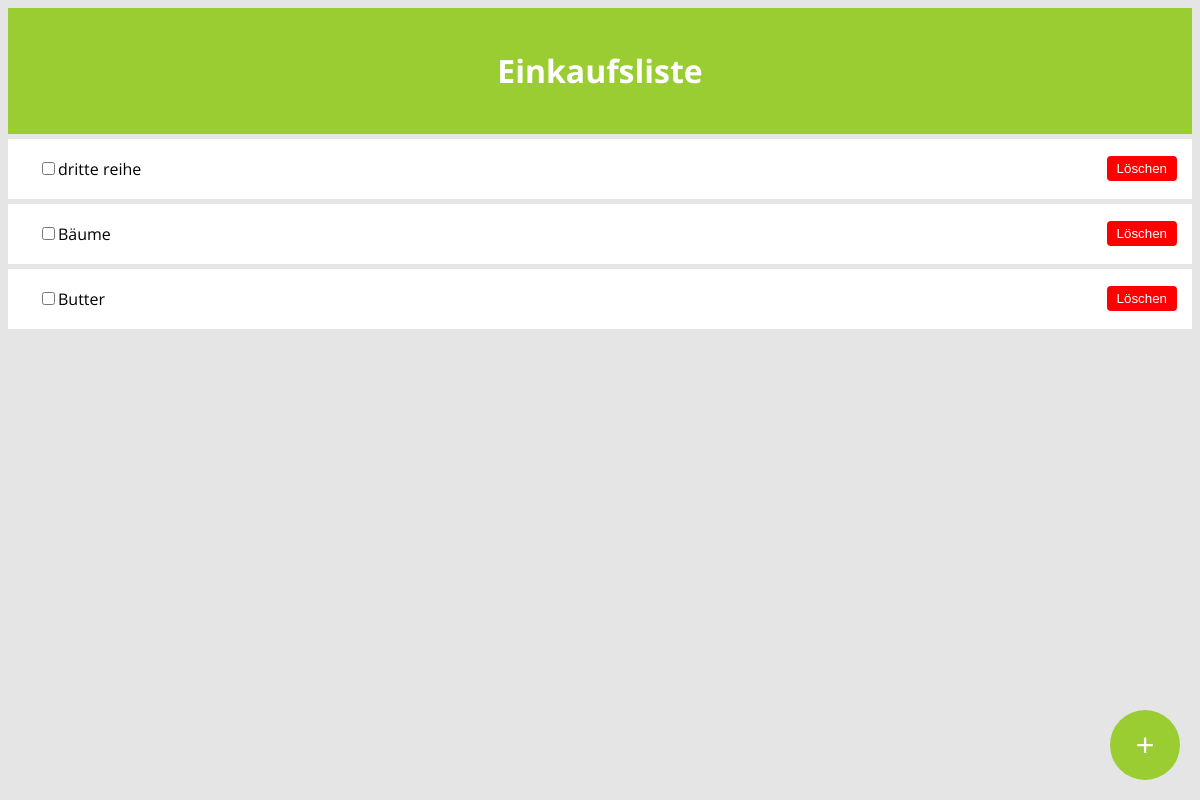
Before: /mylist/ with the older database file.
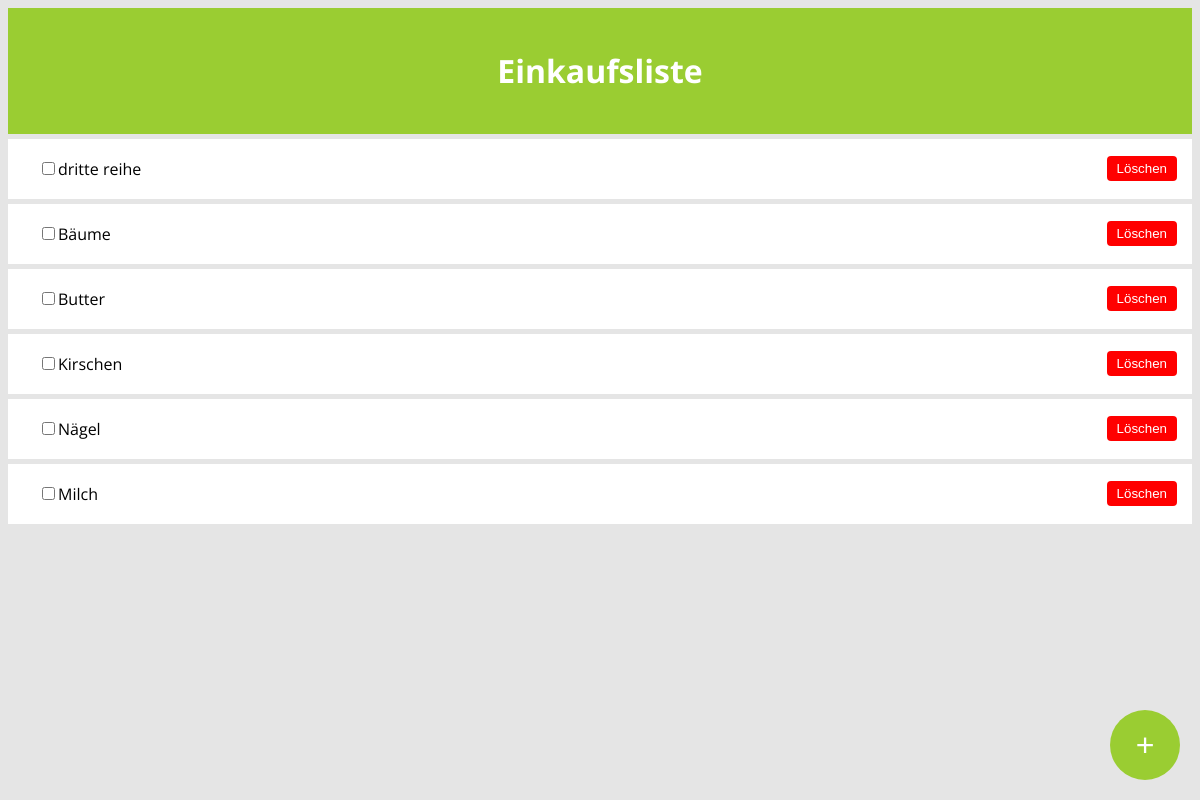
After: the same page with the newer database file.
### mylist/models.py (models this page shows, shortened)
class ShoppingItem(models.Model):
    created_at = models.DateField(default=date.today)
    name = models.CharField(max_length=255)
    done = models.BooleanField(default=False)

### mylist/views.py (the view)
# urls.py: path('mylist/', mylist),
def mylist(request):
    if request.method == 'POST':
        print('Received data:', request.POST['itemName'])
        ShoppingItem.objects.create(name=request.POST['itemName'])
    all_items = ShoppingItem.objects.all()
    return render(request, 'shopping_list.html', {'all_items': all_items})

### mylist/templates/shopping_list.html (shortened to what this page needs)
<!DOCTYPE html>
<html lang="en">
<head>
    {% load static %}
    <link rel="stylesheet" href="{% static 'css/styles.css' %}">
</head>
<body>
    <header>
        <h1>Einkaufsliste</h1>
    </header>
    {% for row in all_items %}
    <div class="list-item">
        <input type="checkbox"> {{ row.name }}
        <button class="delete-button" onclick="deleteItem('{{ row.id }}')">Löschen</button>
    </div>
    {% endfor %}
    <button class="fab-button" onclick="openModal()">+</button>
</body>
</html>

### mylist/static/css/styles.css (style rules this page uses)
body { font-family: 'Open Sans', sans-serif; background-color: rgba(0, 0, 0, 0.1); }
header { background-color: yellowgreen; color: white; padding: 20px; text-align: center; }
.fab-button { height: 70px; width: 70px; border-radius: 50%; border: unset; color: white; background-color: yellowgreen; font-size: 32px; position: absolute; right: 20px; bottom: 20px; }
.list-item { background-color: white; height: 60px; padding-left: 30px; display: flex; align-items: center; margin-top: 5px; }
.delete-button { background-color: red; color: white; padding: 5px 10px; border: none; border-radius: 4px; cursor: pointer; margin-left: auto; margin-right: 15px; }

Changed rows visible on the page:
added ShoppingItem: name "Kirschen"
added ShoppingItem: name "Nägel"
added ShoppingItem: name "Milch"
